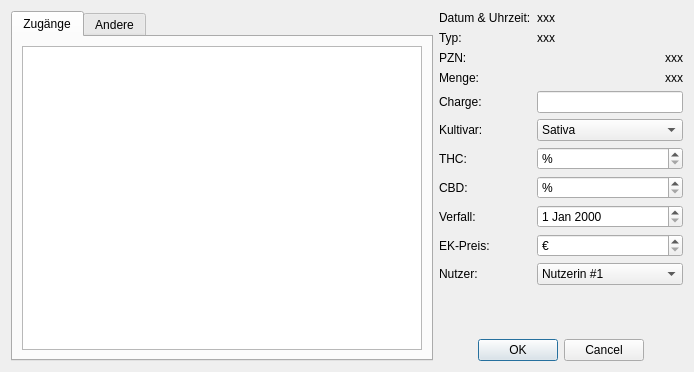
<?xml version="1.0" encoding="UTF-8"?>
<ui version="4.0">
 <class>Dialog</class>
 <widget class="QDialog" name="Dialog">
  <property name="geometry">
   <rect>
    <x>0</x>
    <y>0</y>
    <width>694</width>
    <height>372</height>
   </rect>
  </property>
  <property name="windowTitle">
   <string>Dialog</string>
  </property>
  <property name="modal">
   <bool>false</bool>
  </property>
  <layout class="QHBoxLayout" name="horizontalLayout_2">
   <item>
    <widget class="QTabWidget" name="tabWidget">
     <property name="tabPosition">
      <enum>QTabWidget::North</enum>
     </property>
     <property name="currentIndex">
      <number>0</number>
     </property>
     <widget class="QWidget" name="tab">
      <attribute name="title">
       <string>Zugänge</string>
      </attribute>
      <layout class="QHBoxLayout" name="horizontalLayout_3">
       <item>
        <widget class="QListView" name="listView">
         <property name="minimumSize">
          <size>
           <width>400</width>
           <height>0</height>
          </size>
         </property>
         <property name="selectionMode">
          <enum>QAbstractItemView::SingleSelection</enum>
         </property>
         <property name="selectionRectVisible">
          <bool>true</bool>
         </property>
        </widget>
       </item>
      </layout>
     </widget>
     <widget class="QWidget" name="tab_2">
      <attribute name="title">
       <string>Andere</string>
      </attribute>
      <layout class="QHBoxLayout" name="horizontalLayout_4">
       <item>
        <widget class="QListView" name="listView_2"/>
       </item>
      </layout>
     </widget>
    </widget>
   </item>
   <item>
    <layout class="QVBoxLayout" name="verticalLayout">
     <item>
      <layout class="QFormLayout" name="formLayout">
       <item row="0" column="0">
        <widget class="QLabel" name="label_3">
         <property name="text">
          <string>Datum &amp; Uhrzeit:</string>
         </property>
        </widget>
       </item>
       <item row="0" column="1">
        <widget class="QLabel" name="label_4">
         <property name="text">
          <string>xxx</string>
         </property>
        </widget>
       </item>
       <item row="1" column="0">
        <widget class="QLabel" name="label_2">
         <property name="text">
          <string>Typ:</string>
         </property>
        </widget>
       </item>
       <item row="1" column="1">
        <widget class="QLabel" name="label_5">
         <property name="text">
          <string>xxx</string>
         </property>
        </widget>
       </item>
       <item row="2" column="0">
        <widget class="QLabel" name="label">
         <property name="text">
          <string>PZN:</string>
         </property>
        </widget>
       </item>
       <item row="2" column="1">
        <widget class="QLabel" name="label_6">
         <property name="text">
          <string>xxx</string>
         </property>
         <property name="alignment">
          <set>Qt::AlignRight|Qt::AlignTrailing|Qt::AlignVCenter</set>
         </property>
        </widget>
       </item>
       <item row="3" column="0">
        <widget class="QLabel" name="label_7">
         <property name="text">
          <string>Menge:</string>
         </property>
        </widget>
       </item>
       <item row="3" column="1">
        <widget class="QLabel" name="label_8">
         <property name="layoutDirection">
          <enum>Qt::LeftToRight</enum>
         </property>
         <property name="text">
          <string>xxx</string>
         </property>
         <property name="alignment">
          <set>Qt::AlignRight|Qt::AlignTrailing|Qt::AlignVCenter</set>
         </property>
        </widget>
       </item>
       <item row="4" column="0">
        <widget class="QLabel" name="label_9">
         <property name="text">
          <string>Charge:</string>
         </property>
        </widget>
       </item>
       <item row="8" column="0">
        <widget class="QLabel" name="label_10">
         <property name="text">
          <string>Verfall:</string>
         </property>
        </widget>
       </item>
       <item row="9" column="0">
        <widget class="QLabel" name="label_11">
         <property name="text">
          <string>EK-Preis:</string>
         </property>
        </widget>
       </item>
       <item row="10" column="0">
        <widget class="QLabel" name="label_12">
         <property name="text">
          <string>Nutzer:</string>
         </property>
        </widget>
       </item>
       <item row="4" column="1">
        <widget class="QLineEdit" name="lineEdit"/>
       </item>
       <item row="8" column="1">
        <widget class="QDateEdit" name="dateEdit"/>
       </item>
       <item row="10" column="1">
        <widget class="QComboBox" name="comboBox">
         <item>
          <property name="text">
           <string>Nutzerin #1</string>
          </property>
         </item>
         <item>
          <property name="text">
           <string>Nutzer #2</string>
          </property>
         </item>
        </widget>
       </item>
       <item row="9" column="1">
        <widget class="QDoubleSpinBox" name="doubleSpinBox">
         <property name="specialValueText">
          <string>€</string>
         </property>
         <property name="prefix">
          <string/>
         </property>
         <property name="suffix">
          <string/>
         </property>
        </widget>
       </item>
       <item row="5" column="0">
        <widget class="QLabel" name="label_13">
         <property name="text">
          <string>Kultivar:</string>
         </property>
        </widget>
       </item>
       <item row="5" column="1">
        <widget class="QComboBox" name="comboBox_2">
         <item>
          <property name="text">
           <string>Sativa</string>
          </property>
         </item>
         <item>
          <property name="text">
           <string>Indica</string>
          </property>
         </item>
         <item>
          <property name="text">
           <string>Hybrid</string>
          </property>
         </item>
         <item>
          <property name="text">
           <string>Ruderalis</string>
          </property>
         </item>
        </widget>
       </item>
       <item row="6" column="0">
        <widget class="QLabel" name="label_14">
         <property name="text">
          <string>THC:</string>
         </property>
        </widget>
       </item>
       <item row="7" column="0">
        <widget class="QLabel" name="label_15">
         <property name="text">
          <string>CBD:</string>
         </property>
        </widget>
       </item>
       <item row="6" column="1">
        <widget class="QSpinBox" name="spinBox">
         <property name="specialValueText">
          <string>%</string>
         </property>
        </widget>
       </item>
       <item row="7" column="1">
        <widget class="QSpinBox" name="spinBox_2">
         <property name="specialValueText">
          <string>%</string>
         </property>
        </widget>
       </item>
      </layout>
     </item>
     <item>
      <layout class="QHBoxLayout" name="horizontalLayout">
       <item>
        <widget class="QDialogButtonBox" name="buttonBox">
         <property name="standardButtons">
          <set>QDialogButtonBox::Cancel|QDialogButtonBox::Ok</set>
         </property>
         <property name="centerButtons">
          <bool>true</bool>
         </property>
        </widget>
       </item>
      </layout>
     </item>
    </layout>
   </item>
  </layout>
 </widget>
 <resources/>
 <connections>
  <connection>
   <sender>buttonBox</sender>
   <signal>accepted()</signal>
   <receiver>Dialog</receiver>
   <slot>check_exit()</slot>
   <hints>
    <hint type="sourcelabel">
     <x>678</x>
     <y>266</y>
    </hint>
    <hint type="destinationlabel">
     <x>313</x>
     <y>239</y>
    </hint>
   </hints>
  </connection>
  <connection>
   <sender>buttonBox</sender>
   <signal>rejected()</signal>
   <receiver>Dialog</receiver>
   <slot>reject()</slot>
   <hints>
    <hint type="sourcelabel">
     <x>678</x>
     <y>266</y>
    </hint>
    <hint type="destinationlabel">
     <x>408</x>
     <y>236</y>
    </hint>
   </hints>
  </connection>
  <connection>
   <sender>tabWidget</sender>
   <signal>currentChanged(int)</signal>
   <receiver>Dialog</receiver>
   <slot>tab_changed()</slot>
   <hints>
    <hint type="sourcelabel">
     <x>122</x>
     <y>21</y>
    </hint>
    <hint type="destinationlabel">
     <x>6</x>
     <y>36</y>
    </hint>
   </hints>
  </connection>
 </connections>
 <slots>
  <slot>index_changed()</slot>
  <slot>check_exit()</slot>
  <slot>tab_changed()</slot>
 </slots>
</ui>
